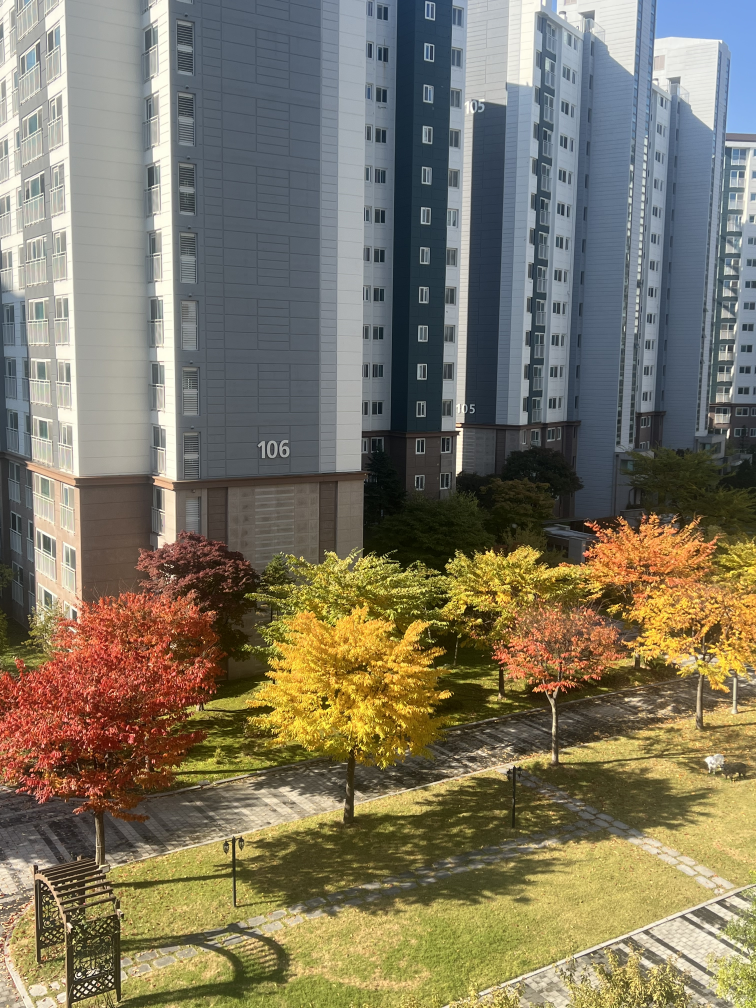
#> input picture member1(202235104 leetaehyeong)/fall.jpg, 3024 x 4032 px (shown at 1/4 size)
$ python watermark.py
#> lines starting #> are read from the running program, lines starting #| are printed output that depends on the picture; after the words box and inside, x2 and y2 are one past the last pixel; in counts of white or black regions, pixels touching at a corner belong together
# 이미지 워터마크 프로그램 (OpenCV 사용)

import cv2  # OpenCV 라이브러리를 가져온다 (이미지 읽기/쓰기, 그리기 등)

def add_text_watermark(image, text, alpha=0.5):
    """
    이미지에 텍스트 워터마크를 넣는 함수
    image : 원본 이미지 (numpy 배열)
    text  : 넣고 싶은 문자열
    alpha : 워터마크 투명도 (0.0 ~ 1.0, 클수록 진하게)
    """
    overlay = image.copy()  # 원본 이미지를 복사해서 overlay(겹칠 이미지)를 만든다
    output = image.copy()   # 결과를 저장할 output 이미지도 하나 더 복사한다

    h, w, _ = image.shape   # 이미지의 세로(h), 가로(w), 채널 수(_)를 가져온다

    font = cv2.FONT_HERSHEY_SIMPLEX  # 사용할 글꼴(폰트) 종류를 정한다
    scale = 1.0                      # 글자 크기 배율을 정한다
    color = (255, 255, 255)          # 글자 색을 정한다 (B, G, R → 흰색)
    thickness = 2                    # 글자 선 굵기를 정한다

    # 글자 크기와 박스 크기를 미리 계산해서 위치를 잡는다
    (text_w, text_h), baseline = cv2.getTextSize(text, font, scale, thickness)  # 글자의 폭/높이 계산
    x = w - text_w - 20  # 오른쪽 아래에 놓기 위해 x 좌표를 계산 (오른쪽에서 20픽셀 안쪽)
    y = h - baseline - 20  # 아래쪽에서 20픽셀 위쪽에 y 좌표를 계산한다

    # 먼저 검은색 반투명 박스를 그려서 글자가 잘 보이게 만든다
    box_padding = 10                                         # 글자 주변 여백을 얼마나 줄지 정한다
    box_x1 = x - box_padding                                 # 박스의 왼쪽 위 x 좌표
    box_y1 = y - text_h - box_padding                        # 박스의 왼쪽 위 y 좌표
    box_x2 = x + text_w + box_padding                        # 박스의 오른쪽 아래 x 좌표
    box_y2 = y + box_padding                                 # 박스의 오른쪽 아래 y 좌표
    cv2.rectangle(overlay, (box_x1, box_y1), (box_x2, box_y2), (0, 0, 0), -1)  # overlay에 검은색 채운 박스 그리기

    # 박스 위에 흰색 텍스트를 쓴다
    cv2.putText(overlay, text, (x, y), font, scale, color, thickness, cv2.LINE_AA)  # overlay에 글자를 그린다

    # overlay(박스+글자)와 원본 이미지를 섞어서 부드럽게 만든다
    cv2.addWeighted(overlay, alpha, output, 1 - alpha, 0, output)  # alpha 비율로 두 이미지를 합친다

    return output  # 워터마크가 들어간 이미지를 반환한다


def main():
    input_path = "fall.jpg"  # 워터마크를 넣고 싶은 원본 이미지 파일 이름
    output_path = "output_watermarked.jpg"  # 결과 이미지를 저장할 파일 이름

    # 이미지 파일을 읽어온다
    image = cv2.imread(input_path)  # 파일에서 이미지를 읽는다
#> image is the input picture: shape (4032, 3024, 3); mean B, G, R 98.5, 119.1, 126.2
    if image is None:  # 이미지 읽기에 실패하면
        print(f"이미지를 찾을 수 없습니다: {input_path}")  # 에러 메시지를 출력하고
        return  # 프로그램을 종료한다

    scale = 0.3     #사진의 크기가 너무 커서 줄인다
    image = cv2.resize(image, None, fx=scale, fy=scale)
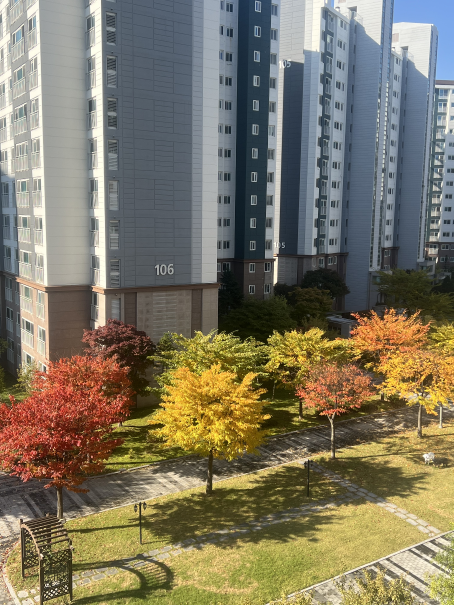
#> image: shape (1210, 907, 3) (shown at 1/2 size); mean B, G, R 98.4, 119, 126.1

    # 워터마크에 사용할 텍스트를 정한다
    watermark_text = "Taehyeong's OSS Project"  # 이미지에 넣을 문구

    # 워터마크를 적용한다
    result = add_text_watermark(image, watermark_text, alpha=0.6)  # 함수 호출해서 새 이미지 생성
#> in add_text_watermark, `cv2.putText(overlay, text, (x, y), font, scale, color, thickness, cv2...`:
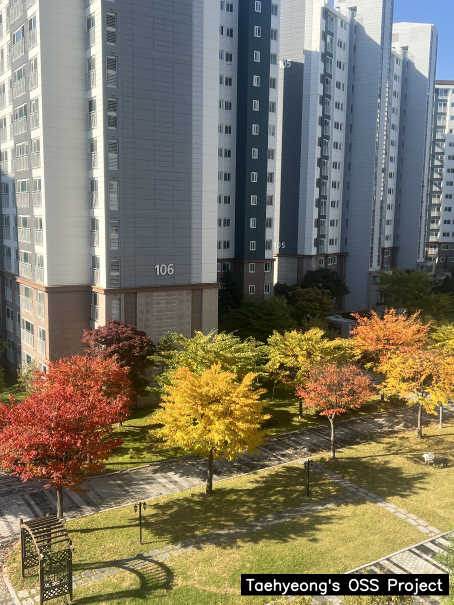
#> overlay: shape (1210, 907, 3) (shown at 1/2 size); mean B, G, R 97.4, 117, 123.9
#> in add_text_watermark, `cv2.addWeighted(overlay, alpha, output, 1 - alpha, 0, output)`:
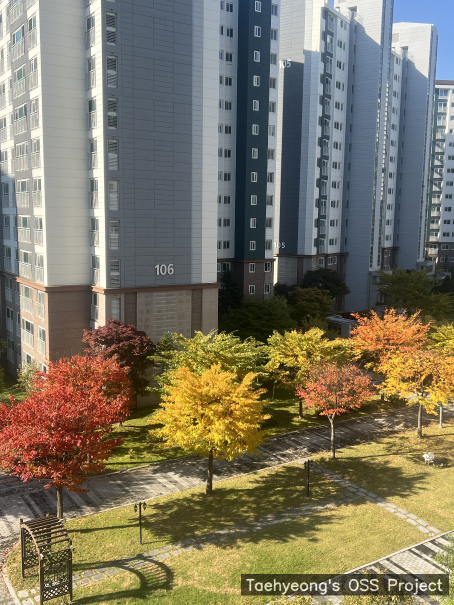
#> output: shape (1210, 907, 3) (shown at 1/2 size); 1.63% of pixels changed, all inside (x1, y1, x2, y2) = (482, 1148, 898, 1191)

    # 결과 이미지를 파일로 저장한다
    cv2.imwrite(output_path, result)  # 결과 이미지를 지정한 파일 이름으로 저장한다

    # 화면에도 결과를 보여준다
    cv2.imshow("Watermarked Image", result)  # 윈도우 창에 결과 이미지를 띄운다
    cv2.waitKey(0)  # 아무 키나 누를 때까지 기다린다
    cv2.destroyAllWindows()  # 모든 이미지 창을 닫는다

    print(f"워터마크 이미지가 저장되었습니다: {output_path}")  # 완료 메시지를 출력한다

if __name__ == "__main__":  # 이 파일을 직접 실행했을 때만 main()을 실행하도록 한다
    main()  # main 함수를 호출해서 프로그램을 시작한다
